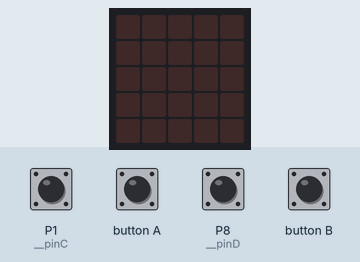
Simulated run of this program. Board: BBC micro:bit running MicroPython. Shown: the board's 5×5 LED display. The test bench sets the inputs (shaded band); at power-on: P1 (__pinC) HIGH, P8 (__pinD) HIGH.

Above: at 1.2 s.
1.3 s: P1 (__pinC) pulled LOW for 0.15 s
At 2.5 s:
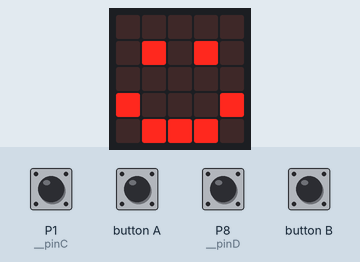
2.9 s: P8 (__pinD) pulled LOW for 0.15 s
At 3.7 s:
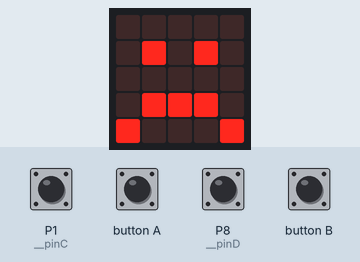
4.5 s: P1 (__pinC) pulled LOW for 1 s
At 4.9 s:
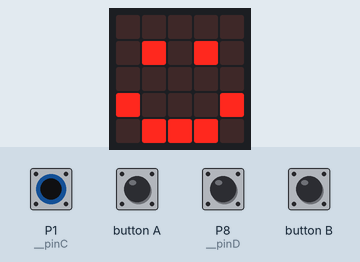
7.0 s: P8 (__pinD) pulled LOW for 1 s
At 8.0 s:
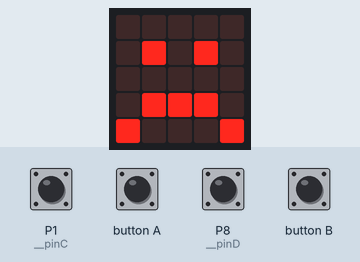
9.5 s: P1 (__pinC) driven LOW and P8 (__pinD) driven LOW
At 9.9 s:
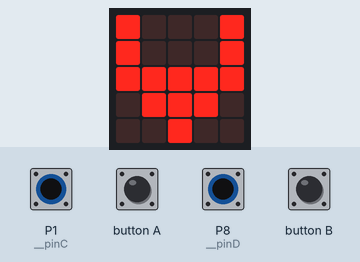
Timing chart, 0 to 12.0 s (numbered marks = the images above; inputs shaded):
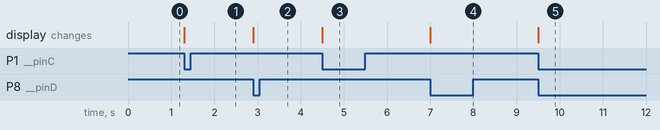

The program:

button.py
```python
from microbit import *
from enum import *


class BUTTON(object):
    """基本描述

    AB 按钮

    Args:
        RJ_pin (pin): 连接端口

    """

    def __init__(self, RJ_pin):
        if RJ_pin == J1:
            self.__pinC = pin1
            self.__pinD = pin8
        elif RJ_pin == J2:
            self.__pinC = pin2
            self.__pinD = pin12
        elif RJ_pin == J3:
            self.__pinC = pin13
            self.__pinD = pin14
        elif RJ_pin == J4:
            self.__pinC = pin15
            self.__pinD = pin16

        self.__pinC.set_pull(self.__pinC.PULL_UP)
        self.__pinD.set_pull(self.__pinD.PULL_UP)

    def C_is_pressed(self) -> bool:
        """基本描述

        判断C按钮按下

        Returns:
            boolean: 按下返回True, 未按下返回False

        """
        if self.__pinC.read_digital() == 0 and self.__pinD.read_digital() == 1:
            return True
        else:
            return False

    def D_is_pressed(self) -> bool:
        """基本描述

        判断D按钮按下

        Returns:
            boolean: 按下返回True, 未按下返回False

        """
        if self.__pinD.read_digital() == 0 and self.__pinC.read_digital() == 1:
            return True
        else:
            return False

    def CD_is_pressed(self) -> bool:
        """基本描述

        判断CD按钮同时按下

        Returns:
            boolean: 按下返回True, 未按下返回False

        """
        if self.__pinD.read_digital() == 0 and self.__pinC.read_digital() == 0:
            return True
        else:
            return False


if __name__ == '__main__':
    button = BUTTON(J1)
    while True:
        if button.C_is_pressed():
            display.show(Image.HAPPY)
        elif button.D_is_pressed():
            display.show(Image.SAD)
        elif button.CD_is_pressed():
            display.show(Image.COW)
```

enum.py
```python
from microbit import *

J1 = pin8
J2 = pin12
J3 = pin14
J4 = pin16
```

Measured:
- after the input at 1.3 s, the display: changes at once (image 1)
- after the input at 2.9 s, the display: changes at once (image 2)
- after the input at 4.5 s, the display: changes at once (image 3)
- after the input at 7.0 s, the display: changes at once (image 4)
- after the input at 9.5 s, the display: changes at once (image 5)
